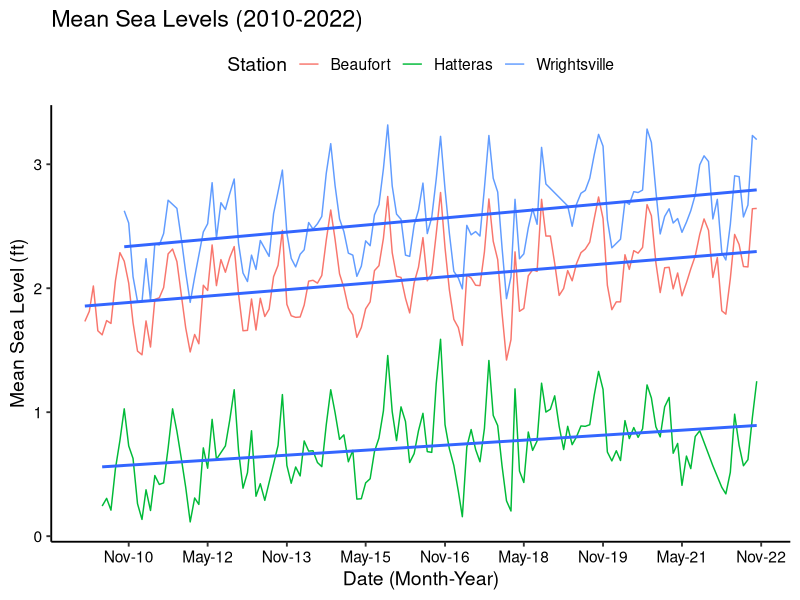
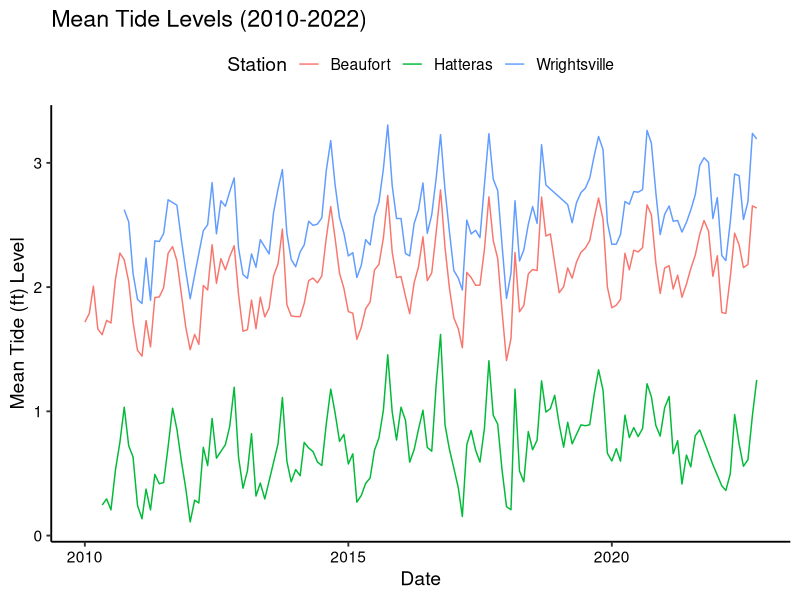
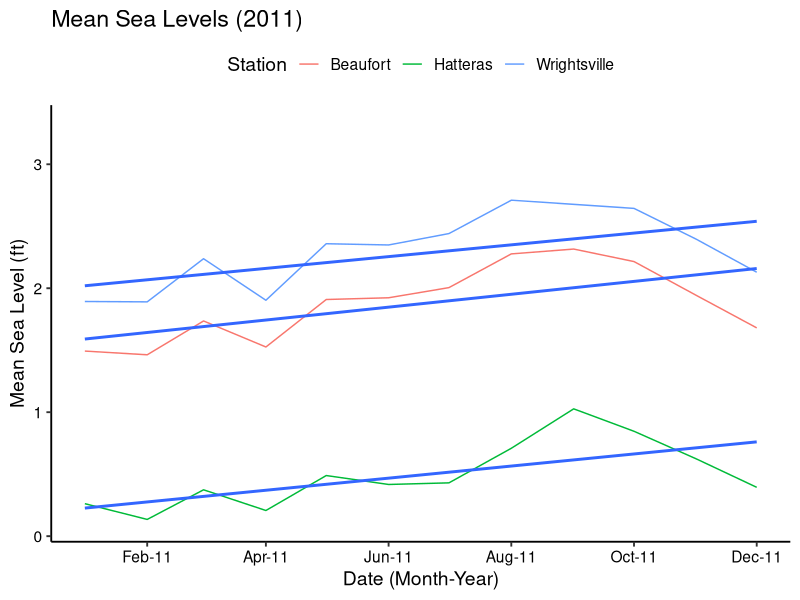
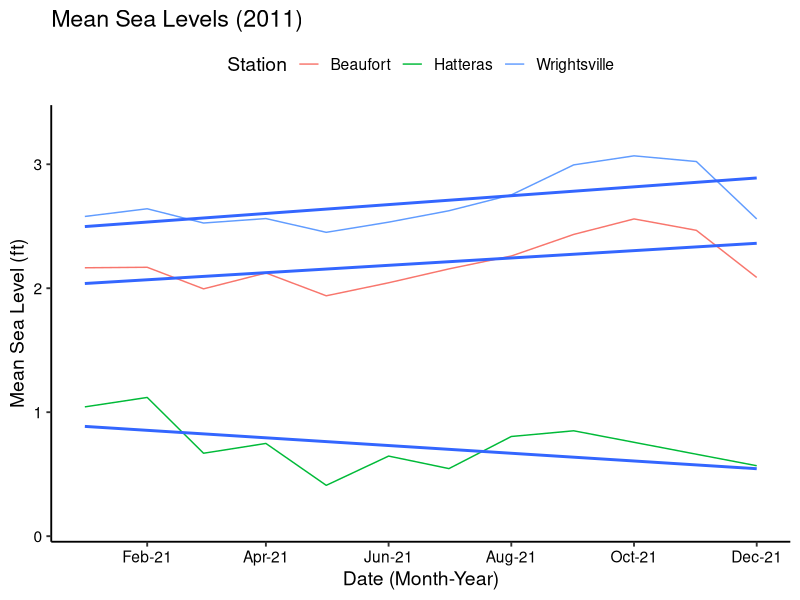

Write R code to recreate these figures, in order. (Note: this script raises an error after producing the figures.)
## ---- chunk 1
#Set working directory and load in libraries
#setwd("/Users/ariellam/Desktop/EDA-Fall2022/EastmanLamPark_ENV872_EDA_FinalProject/EastmanLamPark_ENV872_EDA_FinalProject")

setwd("~/EastmanLamPark_ENV872_EDA_FinalProject")

library(tidyverse)
library(dplyr)
library(plyr)
library(lubridate)
library(stringr)
library(readr)
library(ggplot2)
install.packages("gridExtra")
library(gridExtra)
## ---- chunk 2
#Import data
combined_sea_level_data <- read.csv("Code/combine_sealevel.csv")
#Add month-year column from date
combined_sea_level_data$Date<- as.Date(combined_sea_level_data$Date)

#combined_sea_level_data %>%

mytheme <- theme_classic(base_size = 14) +
  theme(axis.text = element_text(color = "black"), 
        legend.position = "top")
theme_set(mytheme)
## ---- chunk 3
#Exploring sea level measurements over the 12 years

sea_level_plot <- ggplot(combined_sea_level_data, aes(x=Date, y=MSL..ft., group = Station))+geom_line(aes(color = Station)) + geom_smooth(method= "lm", se=FALSE) +
    labs(title = "Mean Sea Levels (2010-2022)",
        y = "Mean Sea Level (ft)", x = "Date (Month-Year)") + 
  scale_x_date(date_breaks="18 months", date_labels ="%b-%y")
print(sea_level_plot)

tide_level <- ggplot(combined_sea_level_data, aes(x=Date, y=MTL..ft., group = Station))+geom_line(aes(color = Station)) +
    labs(title = "Mean Tide Levels (2010-2022)",
        y = "Mean Tide (ft) Level", x = "Date")
print(tide_level)



#Sea Level Measurements for 2011 and 2021

sea_level_2011 <- ggplot(combined_sea_level_data, aes(x=Date, y=MSL..ft., group = Station))+geom_line(aes(color = Station)) + geom_smooth(method= "lm", se=FALSE) +
    labs(title = "Mean Sea Levels (2011)",
        y = "Mean Sea Level (ft)", x = "Date (Month-Year)") +
  scale_x_date(limits= as.Date(c("2011-01-01", "2011-12-01")), date_breaks="2 months", date_labels ="%b-%y")
print(sea_level_2011)

sea_level_2021 <- ggplot(combined_sea_level_data, aes(x=Date, y=MSL..ft., group = Station))+geom_line(aes(color = Station)) + geom_smooth(method= "lm", se=FALSE) +
    labs(title = "Mean Sea Levels (2011)",
        y = "Mean Sea Level (ft)", x = "Date (Month-Year)") +
  scale_x_date(limits= as.Date(c("2021-01-01", "2021-12-01")), date_breaks="2 months", date_labels ="%b-%y")
print(sea_level_2021)

combined_2011_2021<- grid.arrange(sea_level_2011, sea_level_2021, ncol= 2, common.ledgend= TRUE)
print(combined_2011_2021)
## ---- chunk 4
#Exploring Trends in Water Temperature

combined_daily_temp_data <- read.csv("combine_daily_wtmp.csv")
daily_wtmp_level_plot <- ggplot(combined_daily_temp_data, aes(x=Year, y=dailywtmp, group = Station))+geom_line(aes(color = Station)) + 
    labs(title = "Daily Water Temperature (2010-2022)",
        y = "Daily Water Temperature (ft)", x = "Date (Month-Year)") 
print(daily_wtmp_level_plot)

combined_monthly_temp_data <- read.csv("combine_monthly_wtmp.csv")

